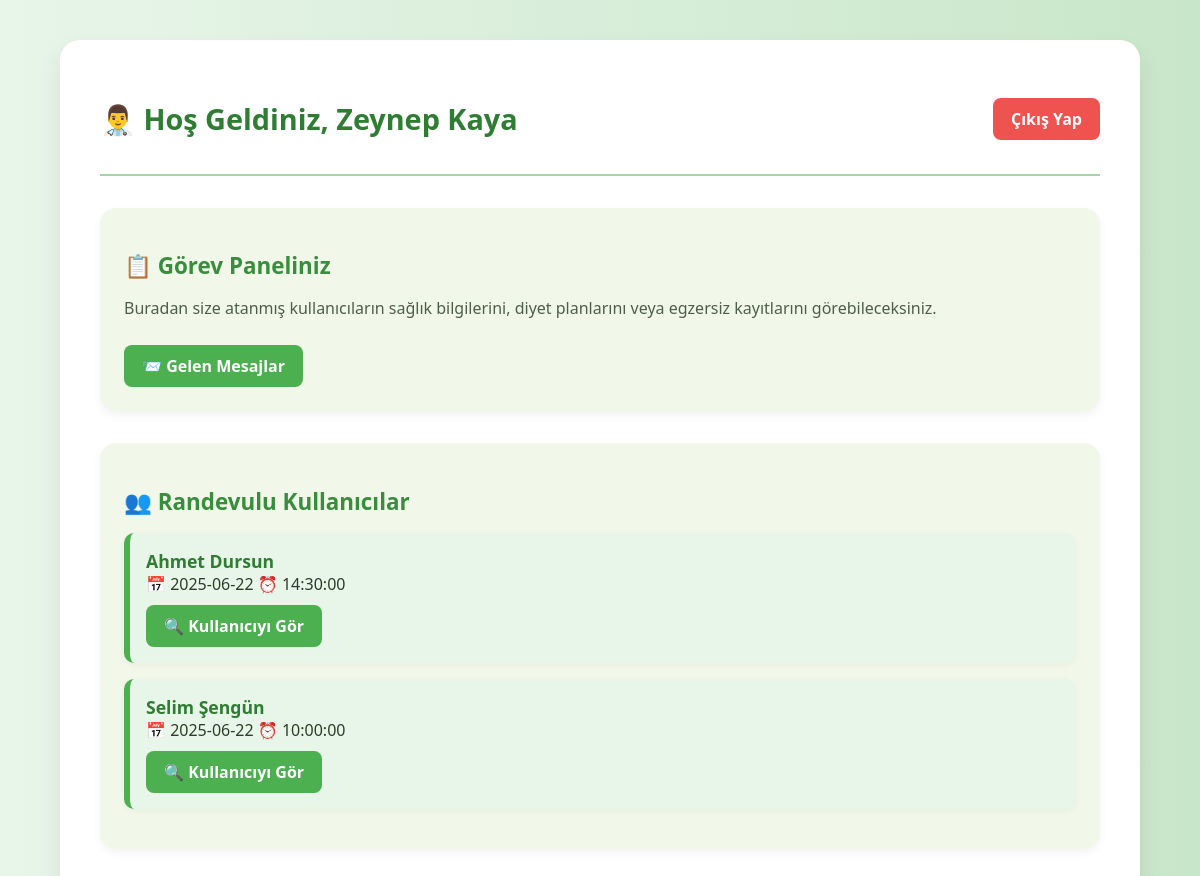
Screenshot of /pages/calisan_paneli.php (signed in) with the database file from the repository.
### tables this page shows
CREATE TABLE `user` (
  `u_id` int(11) NOT NULL,
  `u_adi` varchar(50) NOT NULL,
  `u_soyadi` varchar(50) NOT NULL,
  `u_tc` varchar(11) DEFAULT NULL,
  `u_telefon` varchar(20) DEFAULT NULL,
  `u_mail` varchar(50) NOT NULL,
  `u_dogumtarih` date NOT NULL,
  `u_kilo` int(3) DEFAULT NULL,
  `u_boy` int(3) DEFAULT NULL,
  `u_antrenman_suresi` int(3) DEFAULT NULL,
  `u_cinsiyet` enum('erkek','kadın') DEFAULT NULL,
  `u_aktivite` enum('hareketsiz','hafif','orta','çok') DEFAULT NULL,
  `u_hedef` enum('kilo_vermek','kilo_korumak','kilo_almak') DEFAULT NULL,
  `u_sifre` varchar(50) NOT NULL,
  `gunluk_kalori` int(11) DEFAULT 0,
  `profil_resmi` varchar(255) DEFAULT NULL,
  `gunluk_protein` float DEFAULT 0,
  `gunluk_yag` float DEFAULT 0,
  `gunluk_karbonhidrat` float DEFAULT 0
);

### pages/calisan_paneli.php (the view, shortened to what this page needs)
<?php
require_once('../includes/connection.php');
$calisan_adi = $_SESSION["c_adi"] ?? '';
$calisan_soyadi = $_SESSION["c_soyadi"] ?? '';
$calisan_id = $_SESSION["calisan_id"];
$kullanicilarSorgu = $connection->prepare("
    SELECT DISTINCT u.u_id, u.u_adi, u.u_soyadi, r.tarih, r.saat
    FROM randevular r
    JOIN user u ON r.u_id = u.u_id
    WHERE r.c_id = :cid
    ORDER BY r.tarih DESC
");
$kullanicilarSorgu->execute(['cid' => $calisan_id]);
$kullanicilar = $kullanicilarSorgu->fetchAll(PDO::FETCH_ASSOC);
?>
<!DOCTYPE html>
<html lang="tr">
<head>
    <link rel="stylesheet" href="/proje/assets/css/calisan_panel.css?v=<?= time(); ?>">
</head>
<body>
    <div class="calisan-panel-container">
        <header>
            <h1>👨‍⚕️ Hoş Geldiniz, <?= htmlspecialchars($calisan_adi . ' ' . $calisan_soyadi) ?></h1>
            <a href="logout.php" class="logout-button">Çıkış Yap</a>
        </header>
        <main>
            <section class="panel-box">
                <h2>📋 Görev Paneliniz</h2>
                <p>Buradan size atanmış kullanıcıların sağlık bilgilerini, diyet planlarını veya egzersiz kayıtlarını
                    görebileceksiniz.</p>
                <a href="calisan_mesajlar.php" class="btn btn-primary">📨 Gelen Mesajlar</a>
            </section>
        </main>
        <section class="panel-box">
            <h2>👥 Randevulu Kullanıcılar</h2>
            <?php if (empty($kullanicilar)): ?>
            <p>Henüz randevu alınmamış.</p>
            <?php else: ?>
            <ul class="kullanici-listesi">
                <?php foreach ($kullanicilar as $k): ?>
                <li class="kullanici-kart">
                    <strong><?= htmlspecialchars($k['u_adi'] . ' ' . $k['u_soyadi']) ?></strong><br>
                    📅 <?= $k['tarih'] ?> ⏰ <?= $k['saat'] ?><br>
                    <a href="calisan_kullanici_detay.php?u_id=<?= $k['u_id'] ?>" class="btn">🔍 Kullanıcıyı Gör</a>
                </li>
                <?php endforeach; ?>
            </ul>
            <?php endif; ?>
        </section>
    </div>
</body>
</html>

### assets/css/calisan_panel.css (style rules this page uses)
body { margin: 0; padding: 0; font-family: "Segoe UI", sans-serif; background: linear-gradient(to right, #e8f5e9, #c8e6c9); color: #2e3d27; }
.calisan-panel-container { max-width: 1000px; margin: 40px auto; background: #ffffff; padding: 2.5rem; border-radius: 20px; box-shadow: 0 12px 24px rgba(0, 0, 0, 0.08); }
header { display: flex; justify-content: space-between; align-items: center; border-bottom: 2px solid #a5d6a7; padding-bottom: 1rem; margin-bottom: 2rem; }
header h1 { font-size: 1.8rem; color: #2e7d32; }
.logout-button { text-decoration: none; background-color: #ef5350; color: white; padding: 10px 18px; border-radius: 8px; font-weight: bold; transition: background 0.3s ease; }
.panel-box { background-color: #f1f8e9; padding: 1.5rem; border-radius: 16px; margin-bottom: 2rem; box-shadow: 0 4px 10px rgba(0, 0, 0, 0.05); }
.panel-box h2 { color: #388e3c; font-size: 1.4rem; margin-bottom: 0.5rem; }
.panel-box p { color: #4e5e4a; font-size: 1rem; margin-bottom: 1rem; }
.btn { display: inline-block; background-color: #4CAF50; color: white; margin-top: 10px; padding: 10px 18px; border-radius: 8px; text-decoration: none; font-weight: bold; transition: background-color 0.3s ease, transform 0.2s ease; }
.kullanici-listesi { list-style: none; padding: 0; margin: 1rem 0 0 0; }
.kullanici-kart { background: #e8f5e9; border-left: 6px solid #4CAF50; padding: 1rem; margin-bottom: 1rem; border-radius: 10px; box-shadow: 0 2px 6px rgba(0, 0, 0, 0.04); transition: background 0.3s ease; }
.kullanici-kart strong { font-size: 1.1rem; color: #2e7d32; }

### rows the page displays
user: u_adi+u_soyadi "Ahmet Dursun", tarih "2025-06-22", saat "14:30:00"
user: u_adi+u_soyadi "Selim Şengün", tarih "2025-06-22", saat "10:00:00"

### other values shown
$calisan_adi . ' ' . $calisan_soyadi "Zeynep Kaya"
